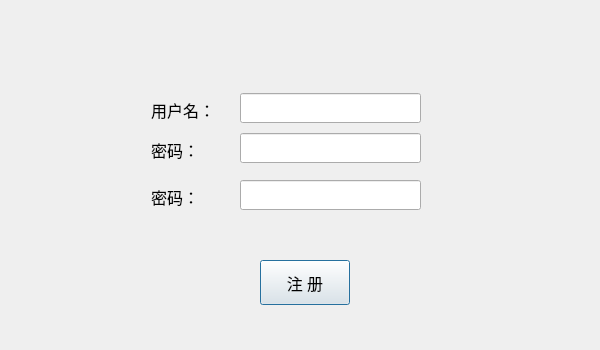
<?xml version="1.0" encoding="UTF-8"?>
<ui version="4.0">
 <class>registerdialog</class>
 <widget class="QDialog" name="registerdialog">
  <property name="geometry">
   <rect>
    <x>0</x>
    <y>0</y>
    <width>600</width>
    <height>350</height>
   </rect>
  </property>
  <property name="windowTitle">
   <string>Dialog</string>
  </property>
  <widget class="QPushButton" name="pbRegister">
   <property name="geometry">
    <rect>
     <x>260</x>
     <y>260</y>
     <width>90</width>
     <height>45</height>
    </rect>
   </property>
   <property name="font">
    <font>
     <family>楷体</family>
     <pointsize>12</pointsize>
    </font>
   </property>
   <property name="text">
    <string>注 册</string>
   </property>
  </widget>
  <widget class="QLineEdit" name="edtRegPass">
   <property name="geometry">
    <rect>
     <x>240</x>
     <y>133</y>
     <width>181</width>
     <height>30</height>
    </rect>
   </property>
  </widget>
  <widget class="QLineEdit" name="edtRegUserName">
   <property name="geometry">
    <rect>
     <x>240</x>
     <y>93</y>
     <width>181</width>
     <height>30</height>
    </rect>
   </property>
  </widget>
  <widget class="QLabel" name="lbUserName">
   <property name="geometry">
    <rect>
     <x>151</x>
     <y>100</y>
     <width>80</width>
     <height>20</height>
    </rect>
   </property>
   <property name="font">
    <font>
     <family>楷体</family>
     <pointsize>12</pointsize>
    </font>
   </property>
   <property name="text">
    <string>用户名：</string>
   </property>
  </widget>
  <widget class="QLabel" name="lbUserPass">
   <property name="geometry">
    <rect>
     <x>151</x>
     <y>140</y>
     <width>80</width>
     <height>20</height>
    </rect>
   </property>
   <property name="font">
    <font>
     <family>楷体</family>
     <pointsize>12</pointsize>
    </font>
   </property>
   <property name="text">
    <string>密码：</string>
   </property>
  </widget>
  <widget class="QLabel" name="lbUserPassConfirm">
   <property name="geometry">
    <rect>
     <x>151</x>
     <y>187</y>
     <width>80</width>
     <height>20</height>
    </rect>
   </property>
   <property name="font">
    <font>
     <family>楷体</family>
     <pointsize>12</pointsize>
    </font>
   </property>
   <property name="text">
    <string>密码：</string>
   </property>
  </widget>
  <widget class="QLineEdit" name="edtRegPassConfirm">
   <property name="geometry">
    <rect>
     <x>240</x>
     <y>180</y>
     <width>181</width>
     <height>30</height>
    </rect>
   </property>
  </widget>
  <widget class="QLabel" name="lbRegWarning">
   <property name="geometry">
    <rect>
     <x>250</x>
     <y>230</y>
     <width>161</width>
     <height>16</height>
    </rect>
   </property>
   <property name="styleSheet">
    <string notr="true">color:red;</string>
   </property>
   <property name="text">
    <string/>
   </property>
  </widget>
 </widget>
 <resources/>
 <connections/>
</ui>
